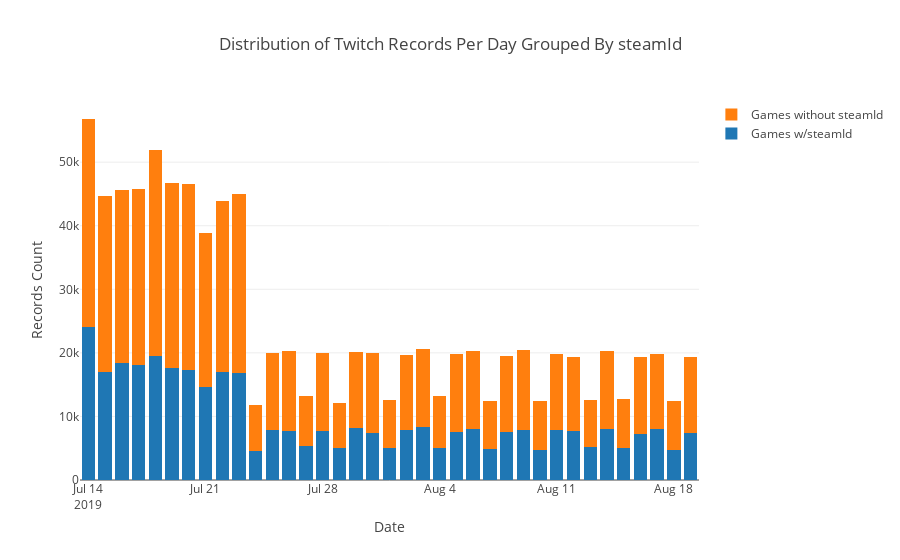

The notebook cell saved with this chart:
### Markdown cell above
## This is counts of Twitch records by day grouped by a tie to Steam

### Code cell
steam_grouped_df = db['twitchhistorical'].aggregate([
{"$match": {"steamId": {"$exists": True}}},
{"$group":  {"_id": {"$dateToString": {"format": "%Y-%m-%d", "date": "$date"}},
             "count" : { "$sum" : 1} } },
{"$sort": {"_id": 1}}
])

steam_grouped_df = pd.DataFrame(list(steam_grouped_df))
steam_grouped_df.rename(columns={steam_grouped_df.columns[0] : 'date'}, inplace=True)

nonsteam_grouped_df = db['twitchhistorical'].aggregate([
{"$match": {"steamId": {"$exists": False}}},
{"$group":  {"_id": {"$dateToString": {"format": "%Y-%m-%d", "date": "$date"}},
             "count" : { "$sum" : 1} } },
{"$sort": {"_id": 1}}
])

nonsteam_grouped_df = pd.DataFrame(list(nonsteam_grouped_df))
nonsteam_grouped_df.rename(columns={nonsteam_grouped_df.columns[0] : 'date'}, inplace=True)

# https://plot.ly/python/bar-charts/#stacked-bar-chart

steamTrace = Bar(
    x=steam_grouped_df['date'],
    y=steam_grouped_df['count'],
    name='Games w/steamId'
)
nonSteamTrace = Bar(
    x=nonsteam_grouped_df['date'],
    y=nonsteam_grouped_df['count'],
    name='Games without steamId'
)

data = [steamTrace, nonSteamTrace]

layout = Layout(
        title='Distribution of Twitch Records Per Day Grouped By steamId',
        xaxis=dict(
            title='Date'
        ),
        yaxis=dict(
            title='Records Count'
        ),
        barmode='stack'
    )

fig = Figure(data=data, layout=layout)

iplot(fig)

### Figure 1 — Plotly figure (JSON) as saved in the notebook; plotly's stock layout.template omitted (floating-point values rounded to 4 significant figures)
{"data": [{"name": "Games w/steamId", "type": "bar", "uid": "dd9b95e0-5da1-4450-a8f7-a61a83e955c7", "x": ["2019-07-14", "2019-07-15", "2019-07-16", "2019-07-17", "2019-07-18", "2019-07-19", "2019-07-20", "2019-07-21", "2019-07-22", "2019-07-23", "2019-07-24", "2019-07-25", "2019-07-26", "2019-07-27", "2019-07-28", "2019-07-29", "2019-07-30", "2019-07-31", "2019-08-01", "2019-08-02", "2019-08-03", "2019-08-04", "2019-08-05", "2019-08-06", "2019-08-07", "2019-08-08", "2019-08-09", "2019-08-10", "2019-08-11", "2019-08-12", "2019-08-13", "2019-08-14", "2019-08-15", "2019-08-16", "2019-08-17", "2019-08-18", "2019-08-19"], "y": [24004, 16988, 18423, 18033, 19570, 17635, 17365, 14602, 17003, 16842, 4636, 7878, 7679, 5402, 7767, 5038, 8103, 7446, 4973, 7904, 8347, 5043, 7491, 8098, 4942, 7569, 7905, 4677, 7870, 7759, 5253, 8086, 5012, 7276, 8014, 4765, 7461]}, {"name": "Games without steamId", "type": "bar", "uid": "b1fb7285-4c50-4739-a6f2-cfc76ee9f81d", "x": ["2019-07-14", "2019-07-15", "2019-07-16", "2019-07-17", "2019-07-18", "2019-07-19", "2019-07-20", "2019-07-21", "2019-07-22", "2019-07-23", "2019-07-24", "2019-07-25", "2019-07-26", "2019-07-27", "2019-07-28", "2019-07-29", "2019-07-30", "2019-07-31", "2019-08-01", "2019-08-02", "2019-08-03", "2019-08-04", "2019-08-05", "2019-08-06", "2019-08-07", "2019-08-08", "2019-08-09", "2019-08-10", "2019-08-11", "2019-08-12", "2019-08-13", "2019-08-14", "2019-08-15", "2019-08-16", "2019-08-17", "2019-08-18", "2019-08-19"], "y": [32789, 27688, 27186, 27766, 32357, 29044, 29176, 24202, 26847, 28123, 7146, 12166, 12554, 7784, 12195, 7153, 12090, 12543, 7631, 11835, 12293, 8151, 12296, 12262, 7431, 11875, 12523, 7736, 11994, 11536, 7412, 12219, 7710, 12138, 11820, 7711, 11883]}], "layout": {"barmode": "stack", "title": {"text": "Distribution of Twitch Records Per Day Grouped By steamId"}, "xaxis": {"title": {"text": "Date"}}, "yaxis": {"title": {"text": "Records Count"}}}}
